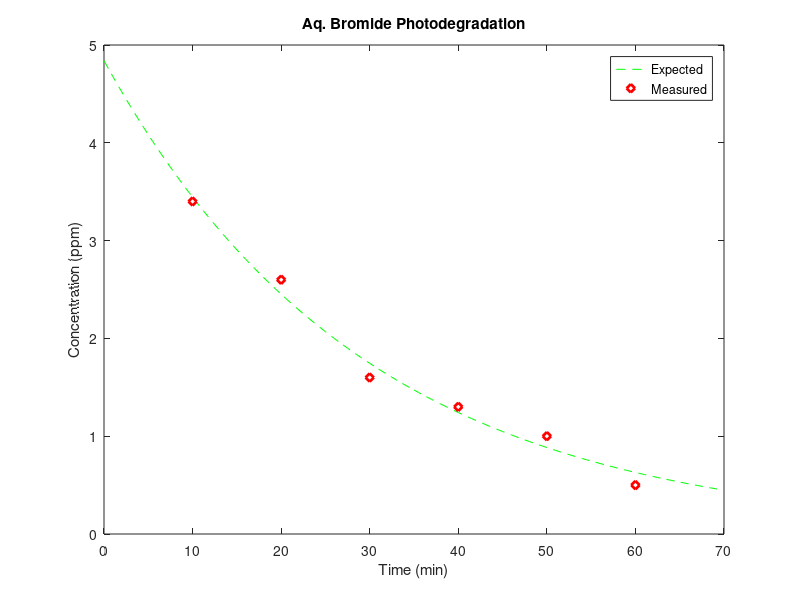

The MATLAB source for this figure:
% Given experimental data
t_exp = 10:10:60;
c_exp = [3.4 2.6 1.6 1.3 1.0 0.5];


% Expected function
t_func = 0:0.5:70; %time from 0 to 70 min, 30 sec increments
c_func = 4.84 .* exp(1).^(-0.034.*t_func);


% Plot
plot(t_func,c_func,'g--',t_exp,c_exp,'rd','LineWidth',2);
title('Aq. Bromide Photodegradation');
xlabel('Time (min)');
ylabel('Concentration (ppm)')
legend('Expected','Measured')